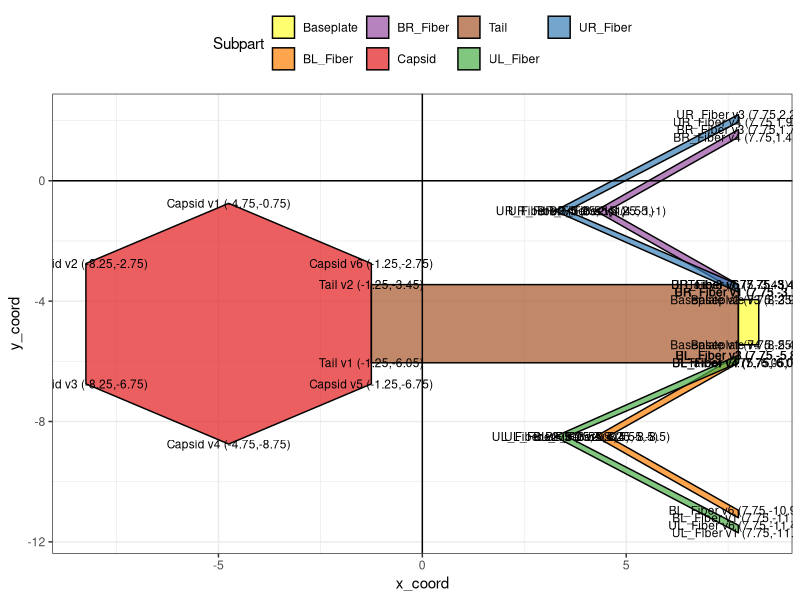

This chart was generated by the following R code:
library(ggplot2)
library(RColorBrewer)


com_data_file<-""
out_fig_name<-"Virome_Community.svg"
#com_df<-read.table(file=com_data_file,sep="\t",header=TRUE,quote="",comment="",stringsAsFactors=TRUE)

deg2rad <- function(deg) {
	rads<-((deg * pi ) / 180)
	return(rads)
}

get_rot_coord<-function(ent_df=NA,rot=0) {
	#As specified in (p replaced by phi, and q replaced by rho): https://math.stackexchange.com/questions/270194/how-to-find-the-vertices-angle-after-rotation
	rot_ent_df<-ent_df
	phi<-(min(rot_ent_df$x_coord)+max(rot_ent_df$x_coord)) / 2
	rho<-(min(rot_ent_df$y_coord)+max(rot_ent_df$y_coord)) / 2
	rads<-deg2rad(rot)
	sin_rot<-sin(rads)
	cos_rot<-cos(rads)
	print(paste("Phi:",phi,"Rho:",rho,"Rotation:",rot,"Radians:",rads,"sin:",sin_rot,"cos:",cos_rot,sep=" "))
	for (i in c(1:nrow(rot_ent_df))) {
		ori_x_coord<-rot_ent_df$x_coord[i]
		ori_y_coord<-rot_ent_df$y_coord[i]
		rot_ent_df$x_coord[i]<-((ori_x_coord - phi)*cos_rot) - ((ori_y_coord - rho)*sin_rot) + phi
		rot_ent_df$y_coord[i]<-((ori_x_coord - phi)*sin_rot) + ((ori_y_coord - rho)*cos_rot) + rho
		print(paste("Original (x,y):",ori_x_coord,",",ori_y_coord,sep=" "))
		print(paste("Rotated (x,y):",rot_ent_df$x_coord[i],",",rot_ent_df$y_coord[i],sep=" "))
	}
	print(rot_ent_df)
	return(rot_ent_df)
}

build_entity<-function(ent_name=NA,morphology="Unknown",col_var=NA,rot=0) {
	if (morphology == "Myoviridae") {
		capsid_df<-data.frame(x_coord=c(4,2,-2,-4,-2,2),y_coord=c(0,3.5,3.5,0,-3.5,-3.5),Subpart="Capsid",SUVI=c(1:6))
		tail_df<-data.frame(x_coord=c(-1.3,1.3,1.3,-1.3),y_coord=c(-3.5,-3.5,-12.5,-12.5),Subpart="Tail",SUVI=c(1:4))
		br_fiber_df<-data.frame(x_coord=c(1.05,3.75,6.45,6.20,3.75,1.30),y_coord=c(-12.5,-9,-12.5,-12.5,-9.3,-12.5),Subpart="BR_Fiber",SUVI=c(1:6))
		bl_fiber_df<-data.frame(x_coord=c(-6.45,-3.75,-1.05,-1.30,-3.75,-6.20),y_coord=c(-12.5,-9,-12.5,-12.5,-9.3,-12.5),Subpart="BL_Fiber",SUVI=c(1:6))
		ur_fiber_df<-data.frame(x_coord=c(1.05,3.75,6.95,6.70,3.75,1.30),y_coord=c(-12.5,-8,-12.5,-12.5,-8.3,-12.5),Subpart="UR_Fiber",SUVI=c(1:6))
		ul_fiber_df<-data.frame(x_coord=c(-6.95,-3.75,-1.05,-1.30,-3.75,-6.70),y_coord=c(-12.5,-8,-12.5,-12.5,-8.3,-12.5),Subpart="UL_Fiber",SUVI=c(1:6))
		baseplate_df<-data.frame(x_coord=c(-0.7,0.8,0.8,-0.7),y_coord=c(-12.5,-12.5,-13,-13),Subpart="Baseplate",SUVI=c(1:4))
		subparts_list<-list(capsid_df,ur_fiber_df,ul_fiber_df,br_fiber_df,bl_fiber_df,baseplate_df,tail_df)
	
	} else if (morphology=="Square") {
		capsid_df<-data.frame(x_coord=c(1,5,5,1),y_coord=c(5,5,1,1),Subpart="Capsid",SUVI=c("A","B","D","C"))
		subparts_list<-list(capsid_df)
	} else {
		print(paste(morphology," is not a valid morphology!",sep=""))
	}
	#subparts_list<-lapply(list(capsid_df,ur_fiber_df,ul_fiber_df,br_fiber_df,bl_fiber_df,baseplate_df,tail_df),FUN=get_rot_coord)#
	ent_df<-do.call(rbind,subparts_list)
	if (rot != 0) {
		ent_df<-get_rot_coord(ent_df=ent_df,rot=90)
	}
	ent_df$Morphology<-morphology
	ent_df$Entity<-ent_name
	ent_df$Col_Var<-col_var
	ent_df$Group<-paste(ent_df$Entity,ent_df$Subpart,sep="_")
	ent_df$UVI<-paste(ent_df$Subpart," ","v",ent_df$SUVI," ","(",round(ent_df$x_coord,digits=2),",",round(ent_df$y_coord,digits=2),")",sep="")
	return(ent_df)
}

build_sub_com<-function(x) {
	#return(rbind(build_entity(ent_name="Entity_1",col_var="Dummy_Colour_1"),build_entity(ent_name="Entity_2",col_var="Dummy_Colour_2")))
	sub_com_df<-build_entity(ent_name="Entity_2",col_var="Dummy_Colour_2",morphology="Myoviridae",rot=15)
	return(sub_com_df)
}

sub_com_df<-build_sub_com()

summary(sub_com_df)
head(sub_com_df)
table(sub_com_df$Subpart)

unique_subparts<-unique(sub_com_df$Subpart)
colours_num<-length(unique_subparts)
print(as.character(paste("Assigning ",colours_num," colours to: ",as.character(paste(as.vector(unique_subparts),sep=",",collapse=","))),sep="",collapse=","))
subpart_colours<-brewer.pal(9,"Set1")[c(1:colours_num)]
names(subpart_colours)<-unique_subparts

com_fig<-ggplot(sub_com_df, aes(x = x_coord, y = y_coord, group = Subpart))
com_fig<-com_fig+geom_polygon(alpha=0.7,colour="black",aes(fill=Subpart))
com_fig<-com_fig+theme_bw()
com_fig<-com_fig+geom_text(aes(label=UVI),position="identity",size=3, angle = 0)
com_fig<-com_fig+theme(legend.position="top")#"none"
#com_fig<-com_fig+scale_y_continuous(breaks=round(seq(min(sub_com_df$y_coord),max(sub_com_df$y_coord),.25),digits=2))+scale_x_continuous(breaks=round(seq(min(sub_com_df$x_coord),max(sub_com_df$x_coord),.5),digits=2))
com_fig<-com_fig+scale_fill_manual(name="Subpart",values=subpart_colours)
com_fig<-com_fig+geom_hline(yintercept = 0)+geom_vline(xintercept = 0)
#com_fig<-com_fig+facet_grid(Group ~ .,)
#svg(filename=out_fig_name,width=13.4,height=16,pointsize=8)
svg(filename=out_fig_name,width=12,height=12,pointsize=8)
#pdf("Virome_Community.pdf",width=10,height=20,pointsize=8)
print(com_fig)
dev.off()
